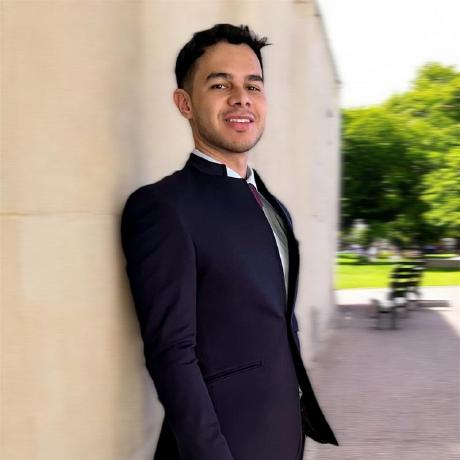
#> input picture assets/profile-photo.png, 460 x 460 px
$ python generate_portrait.py
#> lines starting #> are read from the running program, lines starting #| are printed output that depends on the picture
#!/usr/bin/env python3
"""Build self-contained animated SVG banners from assets/profile-photo.png."""
from PIL import Image, ImageOps, ImageDraw, ImageFont, ImageEnhance
from pathlib import Path
from html import escape
import random, math

ROOT = Path(__file__).resolve().parents[1]
PHOTO = ROOT / "assets/profile-photo.png"
OUTPUT = ROOT / "assets"
random.seed(41)

def points_from_photo():
    img = Image.open(PHOTO).convert("RGB")
    w,h = img.size
    side = min(w,h)
    img = img.crop(((w-side)//2,(h-side)//2,(w+side)//2,(h+side)//2))
    img = ImageOps.autocontrast(ImageOps.grayscale(img.resize((125,125))))
    img = ImageEnhance.Contrast(img).enhance(1.7)
    coords=[]
    for y in range(0,125,2):
        for x in range(0,125,2):
            v=img.getpixel((x,y))
            # Include shaded regions and selective highlights to form recognizable face.
            probability=.95 if v<105 else (.6 if v<155 else (.23 if v<205 else .035))
            if random.random()<probability:
                coords.append((x,y,int(v)))
    random.shuffle(coords)
    return coords[:1600]

def logo_points(text):
    mask=Image.new("L",(130,130))
    d=ImageDraw.Draw(mask)
    fontfile="/usr/share/fonts/truetype/dejavu/DejaVuSans-Bold.ttf"
    font=ImageFont.truetype(fontfile,69)
    bbox=d.textbbox((0,0),text,font=font)
    d.text(((130-(bbox[2]-bbox[0]))/2-bbox[0],(130-(bbox[3]-bbox[1]))/2-bbox[1]),text,font=font,fill=255)
    pts=[(x,y) for y in range(4,126,2) for x in range(4,126,2) if mask.getpixel((x,y))>90]
    random.shuffle(pts)
    return pts

def make(theme):
    dark=theme=="dark"
    bg,card,edge,fg,muted,accent,blue = (
        ("#09111f","#101c2d","#274057","#eaf4ff","#9cb4cb","#4de0c5","#73a8ff")
        if dark else
        ("#f1f6ff","#ffffff","#c5d7ea","#203046","#5b6f85","#008c80","#345dae"))
    src=points_from_photo()
#> in points_from_photo, img is the input picture: PIL image 460x460 RGB; mean R, G, B 151.9, 140.1, 124.8
#> in points_from_photo, `img = ImageOps.autocontrast(ImageOps.grayscale(img.resize((125,125))))`:
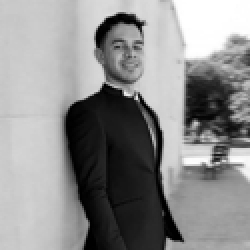
#> img: PIL image 125x125 L (shown 2 times larger); min 0, max 255, mean 141.9
#> in points_from_photo, `img = ImageEnhance.Contrast(img).enhance(1.7)`:
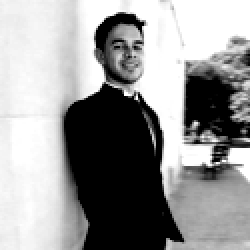
#> img: PIL image 125x125 L (shown 2 times larger); min 0, max 255, mean 151.8
#> after the loop in points_from_photo, `for y in range(0,125,2):`: coords = 1547 items, first 6: (44, 0, 255), (96, 0, 255), (62, 2, 235), (100, 2, 255), (56, 4, 255), (84, 4, 249)
#> src = 1547 items, first 6: (118, 44, 91), (32, 50, 179), (114, 90, 142), (70, 70, 0), (66, 108, 0), (48, 116, 0)
    logos=[logo_points("PY"),logo_points("JS"),logo_points("SQL")]
#> in logo_points, `mask=Image.new("L",(130,130))`: mask: PIL image 130x130 L; every value is 0
#> in logo_points, `bbox=d.textbbox((0,0),text,font=font)`: bbox = (0, 15, 102, 65)
#> in logo_points, `pts=[(x,y) for y in range(4,126,2) for x in range(4,126,2) if mask.get..`: pts = 599 pairs, first value 20 to 114, second value 40 to 88
    pieces=[]
    N=len(src)
#> N = 1547
    for idx,(x,y,v) in enumerate(src):
        orig_x=91+x*2.65
        orig_y=126+y*2.65
        targets=[]
        for j,shape in enumerate(logos):
            px,py=shape[idx%len(shape)]
            targets.append((91+px*2.65,126+py*2.65))
        xvals=[orig_x,orig_x,targets[0][0],targets[0][0],targets[1][0],targets[1][0],targets[2][0],targets[2][0],orig_x]
        yvals=[orig_y,orig_y,targets[0][1],targets[0][1],targets[1][1],targets[1][1],targets[2][1],targets[2][1],orig_y]
        dx=";".join(f"{a-orig_x:.1f}" for a in xvals)
        dy=";".join(f"{a-orig_y:.1f}" for a in yvals)
        brightness=(255-v)/255
        op=.27+.70*brightness
        color=accent if idx%5 else blue
        # Each dot moves from photographic halftone to language glyphs and back.
        pieces.append(f'<circle cx="{orig_x:.1f}" cy="{orig_y:.1f}" r="{1.0+brightness*.52:.1f}" fill="{color}" opacity="{op:.2f}"><animate attributeName="cx" values="{dx}" dur="18s" repeatCount="indefinite" additive="sum" calcMode="linear" keyTimes="0;.14;.27;.39;.51;.63;.75;.87;1"/><animate attributeName="cy" values="{dy}" dur="18s" repeatCount="indefinite" additive="sum" calcMode="linear" keyTimes="0;.14;.27;.39;.51;.63;.75;.87;1"/></circle>')
#> this loop made 1547 passes
#> (x, y, v, orig_x, orig_y, brightness, op, color) on passes 1, 3, 6: (118, 44, 91, 403.7, 242.6, 0.643, 0.72, '#73a8ff'), (114, 90, 142, 393.1, 364.5, 0.443, 0.58, '#4de0c5'), (48, 116, 0, 218.2, 433.4, 1, 0.97, '#73a8ff')
#> after the loop, pieces = 1547 items
    lines=[
        ("name","Ricardo Hernández"),
        ("role","Tech Innovation Analyst"),
        ("mission","Technology + Business Solutions"),
        ("specialty","Process Automation"),
        ("builds","Apps · Extensions · Integrations"),
        ("languages","JavaScript · Python · SQL"),
        ("platform","Retool · APIs · Data"),
        ("infrastructure","VPS · Web Scraping · Cloud"),
        ("region","Mexico & LATAM")
    ]
    yaml=[]
    for i,(k,v) in enumerate(lines):
        y=179+i*31
        yaml.append(f'<text x="545" y="{y}" fill="{muted}" font-family="monospace" font-size="18">{escape(k)}: <tspan fill="{accent if i%2==0 else fg}">{escape(v)}</tspan></text>')
    svg=f'''<svg xmlns="http://www.w3.org/2000/svg" width="1180" height="560" viewBox="0 0 1180 560" role="img" aria-label="Ricardo Hernandez portrait transforming into PY, JS and SQL using animated particles"><rect width="1180" height="560" rx="18" fill="{bg}"/><rect x="12" y="12" width="1156" height="536" rx="13" fill="none" stroke="{edge}" stroke-width="2"/><circle cx="38" cy="39" r="6" fill="#fb7185"/><circle cx="59" cy="39" r="6" fill="#eab764"/><circle cx="80" cy="39" r="6" fill="#34d399"/><text x="108" y="46" fill="{muted}" font-size="16" font-family="monospace">ricardohema@tech-business: ~ / profile</text><path d="M24 68H1156" stroke="{edge}"/><rect x="49" y="103" width="432" height="393" rx="12" fill="{card}" stroke="{edge}"/><text x="72" y="132" fill="{accent}" font-size="17" font-family="monospace">VISUAL.IDENTITY / 1-BIT PORTRAIT</text><g>{''.join(pieces)}</g><text x="263" y="478" font-size="14" text-anchor="middle" font-family="monospace" fill="{muted}">PORTRAIT → PYTHON → JS → SQL</text><rect x="515" y="103" width="620" height="393" rx="12" fill="{card}" stroke="{edge}"/><text x="545" y="139" fill="{blue}" font-size="21" font-family="monospace" font-weight="bold">$ cat business-solutions.yaml</text>{''.join(yaml)}<text x="52" y="529" fill="{muted}" font-family="monospace" font-size="14">AUTOMATION · INTEGRATION · BUSINESS VALUE</text><text x="1131" y="529" fill="{accent}" text-anchor="end" font-family="monospace" font-size="14">● MEXICO CITY</text></svg>'''
    (OUTPUT/f"portrait-banner-{theme}.svg").write_text(svg,encoding="utf-8")
    print(theme,N,len(svg))
#| dark 1547 729695
if __name__=="__main__":
    if not PHOTO.exists():raise SystemExit("Missing assets/profile-photo.png")
    for theme in ("dark","light"):make(theme)
